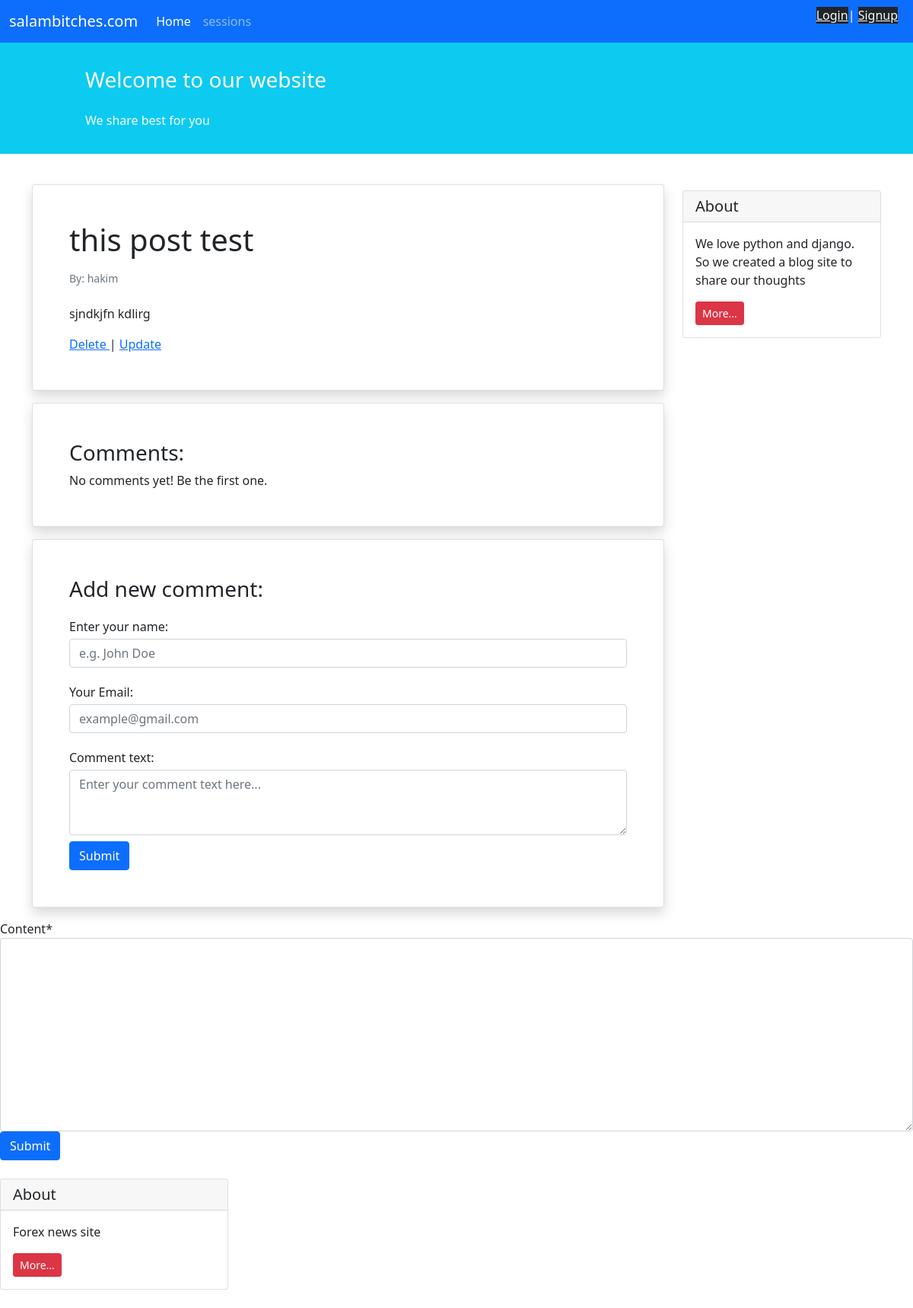
The app's page /blog/4 with its own data.
### blog/models.py (models this page shows, shortened)
class Post(models.Model):
    STATUS_CHOICES = (
        ('pub', 'Published'),
        ('drf', 'Draft'),
    )
    user = models.ForeignKey(get_user_model(), on_delete=models.CASCADE , related_name='user')
    title = models.CharField(max_length=100)
    text = models.TextField()
    datetime_created = models.DateTimeField(auto_now_add=True)
    datetime_modified = models.DateTimeField(auto_now=True)
    status = models.CharField(choices=STATUS_CHOICES, max_length=3)
    upload = models.ImageField(upload_to ='upload/' , blank=True)
    session = models.CharField(choices=session, max_length=3)

### accounts/models.py (models this page shows)
class CustomUser(AbstractUser):
    pass

### blog/views.py (the view, shortened to what this page needs)
# urls.py: path("<int:pk>", post_detail , name='post_detail'),
def post_detail(request , pk):
    post = get_object_or_404(Post , id=pk)
    if request.method == 'GET':
        form = CommentForm()
        return render(request , 'blog/post_detail.html' , {'form':form , 'post': post})

### blog/forms.py
class CommentForm(forms.ModelForm):
    class Meta:
        model = Comment
        fields = ['content']

### pages/templates/blog/post_detail.html (shortened to what this page needs)
{% extends '_base.html' %}
{% load crispy_forms_tags %}
{% block content %}
    <div class="container mt-4">
        <div class="row">
            <div class="col-9">
                <div class="card shadow my-3 p-5">
                    <h1>{{ post.title }}</h1>
                    <p class="small text-muted mt-2">By: {{ post.user }}</p>
                    <p class="mt-2">{{ post.text }}</p>
                    <div>
                        <a href="{% url 'post_delete' post.pk %}"> Delete </a> | <a href="{% url 'post_update' post.pk %}"> Update </a>
                    </div>
                </div>
                <div class="card shadow my-3 p-5">
                    <h3>Comments:</h3>
                    No comments yet! Be the first one.
                </div>
                <div class="card shadow my-3 p-5">
                    <h3>Add new comment:</h3>
                    <form method="POST">
                        <div class="form-group py-2">
                            <label class="py-1" for="author_name">Enter your name:</label>
                            <input type="text" class="form-control" placeholder="e.g. John Doe" name="author_name">
                        </div>
                        <div class="form-group py-2">
                            <label class="py-1" for="email">Your Email:</label>
                            <input type="email" class="form-control" placeholder="example@gmail.com" name="email">
                        </div>
                        <div class="form-group py-2">
                            <label class="py-1" for="comment_text">Comment text:</label>
                            <textarea class="form-control" name="text" rows="3"
                                      placeholder="Enter your comment text here..."></textarea>
                        </div>
                        <button type="submit" class="btn btn-primary">Submit</button>
                    </form>
                </div>
            </div>
            <div class="col-3">
                <div class="card my-4">
                    <h5 class="card-header">About</h5>
                    <div class="card-body">
                        <p class="card-text">We love python and django. So we created a blog site to share our
                            thoughts</p>
                        <a href="#"
                           class="btn btn-sm btn-danger">
                            More...
                        </a>
                    </div>
                </div>
            </div>
        </div>
    </div>
    <form method="POST" >
            {{ form|crispy }}
        <button type="submit" class="btn btn-primary">Submit</button>
    </form>
{% endblock content %}

### records on screen
Post: title "this post test", user "hakim", text "sjndkjfn kdlirg"
